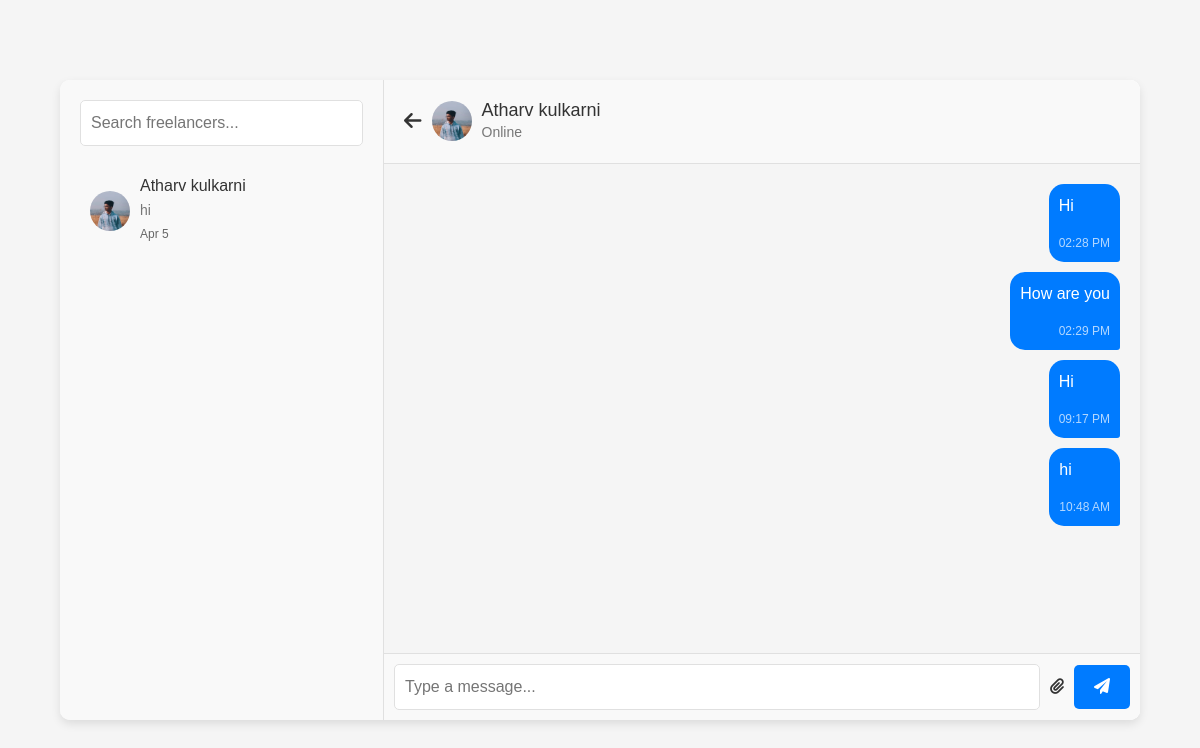
The page /PHPUIFiles/messages.php?freelancer_id=1 (signed in) on the database as committed earlier.
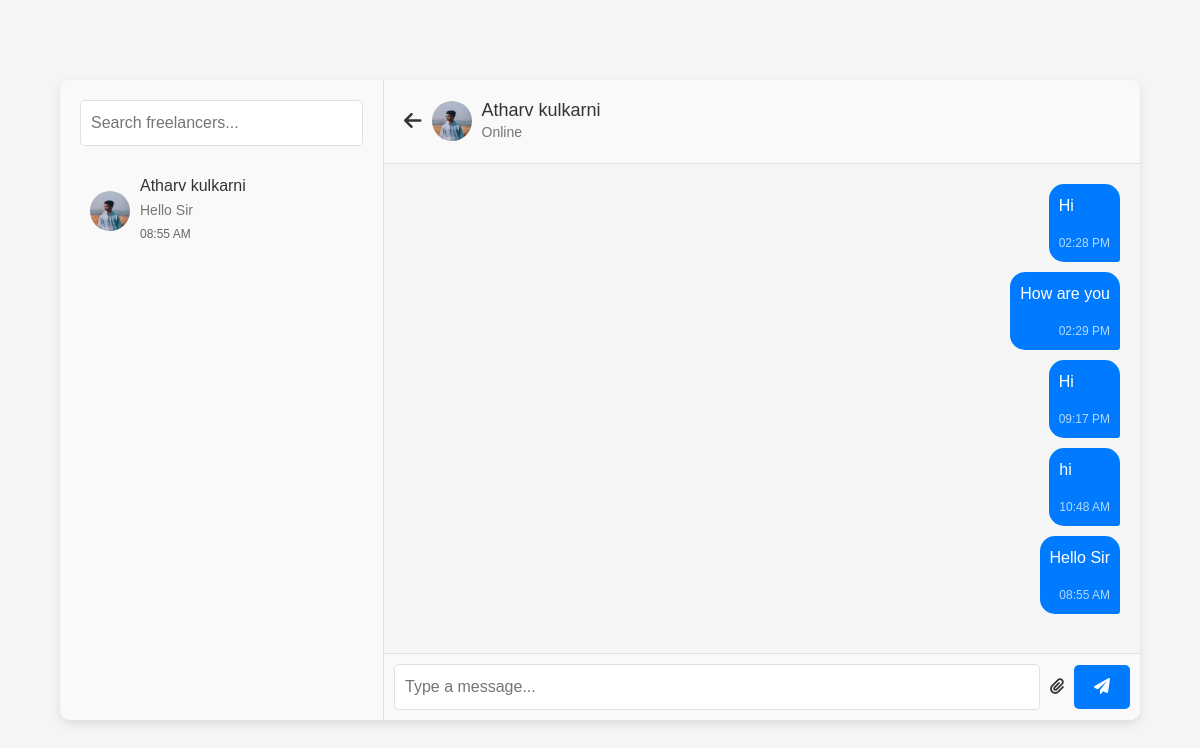
The same page on the database as committed later.
### tables this page shows
CREATE TABLE "freelancers" (
	"id"	INTEGER,
	"name"	TEXT NOT NULL,
	"username"	TEXT NOT NULL,
	"password"	TEXT NOT NULL,
	"email"	TEXT NOT NULL,
	"contact"	TEXT NOT NULL,
	"gender"	TEXT NOT NULL,
	"dob"	TEXT NOT NULL,
	"skills"	TEXT NOT NULL,
	"tools"	TEXT NOT NULL,
	"tagline"	TEXT NOT NULL,
	"about_me"	TEXT NOT NULL,
	"experience"	INTEGER NOT NULL,
	"languages"	TEXT NOT NULL,
	"availability"	TEXT NOT NULL,
	"degree"	TEXT NOT NULL,
	"institute"	TEXT NOT NULL,
	"graduation_year"	INTEGER NOT NULL,
	"profile_picture"	TEXT,
	"resume"	TEXT,
	"usertype"	TEXT NOT NULL, earnings REAL DEFAULT 0, pending_payments REAL DEFAULT 0,
	PRIMARY KEY("id" AUTOINCREMENT)
);

CREATE TABLE messages (
    id INTEGER PRIMARY KEY AUTOINCREMENT,
    sender_id INTEGER NOT NULL, 
    receiver_id INTEGER NOT NULL, 
    message TEXT NOT NULL, 
    attachment_path TEXT, 
    timestamp DATETIME DEFAULT CURRENT_TIMESTAMP,
    FOREIGN KEY (sender_id) REFERENCES users(id),
    FOREIGN KEY (receiver_id) REFERENCES freelancers(id)
);

### PHPUIFiles/messages.php (the view, shortened to what the changed rows need)
<?php
$db = new SQLite3('C:\xampp\htdocs\FreelanceMarketplace\Connection\Freelance_db.db');
$users_username = $_SESSION['username'];
$usersQuery = $db->prepare("SELECT * FROM users WHERE username = :username");
$usersQuery->bindValue(':username', $users_username, SQLITE3_TEXT);
$usersResult = $usersQuery->execute();
$user = $usersResult->fetchArray(SQLITE3_ASSOC);
$user_id = $user['users_id'];
if (isset($_GET['freelancer_id'])) {
    $freelancer_id = $_GET['freelancer_id'];
    $freelancerQuery = $db->prepare("SELECT * FROM freelancers WHERE id = :id");
    $freelancerQuery->bindValue(':id', $freelancer_id, SQLITE3_INTEGER);
    $freelancerResult = $freelancerQuery->execute();
    $freelancer = $freelancerResult->fetchArray(SQLITE3_ASSOC);
} else {
    header("Location: user-dashboard.php");
    exit;
}
$recentChatsQuery = $db->prepare("
    SELECT
        f.id,
        f.name,
        f.profile_picture,
        (SELECT message FROM messages
         WHERE (sender_id = :user_id AND receiver_id = f.id)
         OR (sender_id = f.id AND receiver_id = :user_id)
         ORDER BY timestamp DESC LIMIT 1) AS last_message,
        (SELECT timestamp FROM messages
         WHERE (sender_id = :user_id AND receiver_id = f.id)
         OR (sender_id = f.id AND receiver_id = :user_id)
         ORDER BY timestamp DESC LIMIT 1) AS last_message_time
    FROM freelancers f
    JOIN messages m ON f.id = m.sender_id OR f.id = m.receiver_id
    WHERE m.sender_id = :user_id OR m.receiver_id = :user_id
    GROUP BY f.id
");
$recentChatsQuery->bindValue(':user_id', $user_id, SQLITE3_INTEGER);
$recentChatsResult = $recentChatsQuery->execute();
function truncate($string, $length) {
    return $string;
}
function format_message_time($timestamp) {
    $now = new DateTime();
    $messageTime = new DateTime($timestamp);
    $diff = $now->diff($messageTime);
    if ($diff->days == 0) {
        return $messageTime->format('h:i A');
    } elseif ($diff->days == 1) {
        return 'Yesterday';
    } elseif ($diff->days < 7) {
        return $messageTime->format('D');
    } else {
        return $messageTime->format('M j');
    }
}
?>
<!DOCTYPE html>
<html lang="en">
<head>
    <link rel="stylesheet" href="https://cdnjs.cloudflare.com/ajax/libs/font-awesome/6.0.0-beta3/css/all.min.css">
    <link rel="stylesheet" href="https://cdnjs.cloudflare.com/ajax/libs/bootstrap/5.3.0/css/bootstrap.min.css">
    <link rel="stylesheet" href="../CSS files/messages.css">
</head>
<body>
    <div class="chat-app">
        <div class="recent-chats">
            <div class="recent-chats-list" id="recent-chats-list">
            <?php while ($chat = $recentChatsResult->fetchArray(SQLITE3_ASSOC)): ?>
                <div class="chat-item" onclick="location.href='messages.php?freelancer_id=<?= $chat['id'] ?>'">
                    <img src="<?= htmlspecialchars($chat['profile_picture']) ?>" alt="<?= htmlspecialchars($chat['name']) ?>">
                    <div class="chat-details">
                        <h5><?= htmlspecialchars($chat['name']) ?></h5>
                        <p class="last-message"><?= htmlspecialchars(truncate($chat['last_message'] ?? '', 20)) ?></p>
                        <small><?= format_message_time($chat['last_message_time'] ?? '') ?></small>
                    </div>
                </div>
            <?php endwhile; ?>
            </div>
        </div>
        <div class="chat-container">
            <div class="chat-header">
                <a href="user_dashboard.php" class="back-btn"><i class="fas fa-arrow-left"></i></a>
                <img src="<?= htmlspecialchars($freelancer['profile_picture']) ?>" alt="Freelancer" class="profile-pic">
                <div class="freelancer-details">
                    <h5><?= htmlspecialchars($freelancer['name']) ?></h5>
                    <p class="status">Online</p>
                </div>
            </div>
            <div class="chat-messages" id="chat-messages">
                <?php
                $messagesQuery = $db->prepare("
                    SELECT * FROM messages
                    WHERE (sender_id = :user_id AND receiver_id = :freelancer_id)
                    OR (sender_id = :freelancer_id AND receiver_id = :user_id)
                    ORDER BY timestamp ASC
                ");
                $messagesQuery->bindValue(':user_id', $user_id, SQLITE3_INTEGER);
                $messagesQuery->bindValue(':freelancer_id', $freelancer_id, SQLITE3_INTEGER);
                $messagesResult = $messagesQuery->execute();
                while ($message = $messagesResult->fetchArray(SQLITE3_ASSOC)) {
                    $messageClass = ($message['sender_id'] == $user_id) ? 'user-message' : 'freelancer-message';
                    echo "<div class='message $messageClass'>
                            <p>{$message['message']}</p>
                            <small>" . date('h:i A', strtotime($message['timestamp'])) . "</small>
                          </div>";
                }
                ?>
            </div>
        </div>
    </div>
</body>
</html>

Rows that differ between the two databases and show on the page:
computed for freelancers "Atharv kulkarni": last_message "hi" → "Hello Sir"; last_message_time "Apr 5" → "08:55 AM"
added messages: message "Hello Sir", timestamp "08:55 AM"
